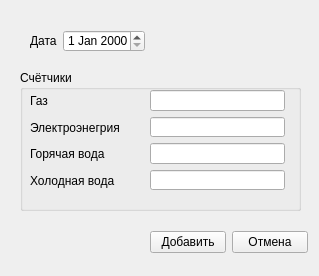
<?xml version="1.0" encoding="UTF-8"?>
<ui version="4.0">
 <class>FormCoutnterEdit</class>
 <widget class="QWidget" name="FormCoutnterEdit">
  <property name="geometry">
   <rect>
    <x>0</x>
    <y>0</y>
    <width>319</width>
    <height>276</height>
   </rect>
  </property>
  <property name="sizePolicy">
   <sizepolicy hsizetype="Fixed" vsizetype="Fixed">
    <horstretch>0</horstretch>
    <verstretch>0</verstretch>
   </sizepolicy>
  </property>
  <property name="windowTitle">
   <string>Редактирование счётчиков</string>
  </property>
  <widget class="QGroupBox" name="groupBox">
   <property name="geometry">
    <rect>
     <x>20</x>
     <y>70</y>
     <width>281</width>
     <height>141</height>
    </rect>
   </property>
   <property name="title">
    <string>Счётчики</string>
   </property>
   <widget class="QWidget" name="">
    <property name="geometry">
     <rect>
      <x>130</x>
      <y>20</y>
      <width>135</width>
      <height>100</height>
     </rect>
    </property>
    <layout class="QVBoxLayout" name="verticalLayout">
     <item>
      <widget class="QLineEdit" name="lineEditGas"/>
     </item>
     <item>
      <widget class="QLineEdit" name="lineEditElrctro"/>
     </item>
     <item>
      <widget class="QLineEdit" name="lineEditHot"/>
     </item>
     <item>
      <widget class="QLineEdit" name="lineEditCold"/>
     </item>
    </layout>
   </widget>
   <widget class="QWidget" name="">
    <property name="geometry">
     <rect>
      <x>10</x>
      <y>20</y>
      <width>111</width>
      <height>101</height>
     </rect>
    </property>
    <layout class="QVBoxLayout" name="verticalLayout_2">
     <item>
      <widget class="QLabel" name="labelGas">
       <property name="text">
        <string>Газ</string>
       </property>
      </widget>
     </item>
     <item>
      <widget class="QLabel" name="labelElectro">
       <property name="text">
        <string>Электроэнегрия</string>
       </property>
      </widget>
     </item>
     <item>
      <widget class="QLabel" name="labelHot">
       <property name="text">
        <string>Горячая вода</string>
       </property>
      </widget>
     </item>
     <item>
      <widget class="QLabel" name="labelCold">
       <property name="text">
        <string>Холодная вода</string>
       </property>
      </widget>
     </item>
    </layout>
   </widget>
  </widget>
  <widget class="QWidget" name="">
   <property name="geometry">
    <rect>
     <x>30</x>
     <y>30</y>
     <width>115</width>
     <height>22</height>
    </rect>
   </property>
   <layout class="QHBoxLayout" name="horizontalLayout">
    <item>
     <widget class="QLabel" name="labeDateEdit">
      <property name="text">
       <string>Дата</string>
      </property>
     </widget>
    </item>
    <item>
     <widget class="QDateEdit" name="dateEditCounter"/>
    </item>
   </layout>
  </widget>
  <widget class="QWidget" name="">
   <property name="geometry">
    <rect>
     <x>150</x>
     <y>230</y>
     <width>158</width>
     <height>25</height>
    </rect>
   </property>
   <layout class="QHBoxLayout" name="horizontalLayout_2">
    <item>
     <widget class="QPushButton" name="pushButtonCounterDialogAdd">
      <property name="text">
       <string>Добавить</string>
      </property>
     </widget>
    </item>
    <item>
     <widget class="QPushButton" name="pushButtonCounterDialogCansel">
      <property name="text">
       <string>Отмена</string>
      </property>
     </widget>
    </item>
   </layout>
  </widget>
 </widget>
 <resources/>
 <connections/>
</ui>
